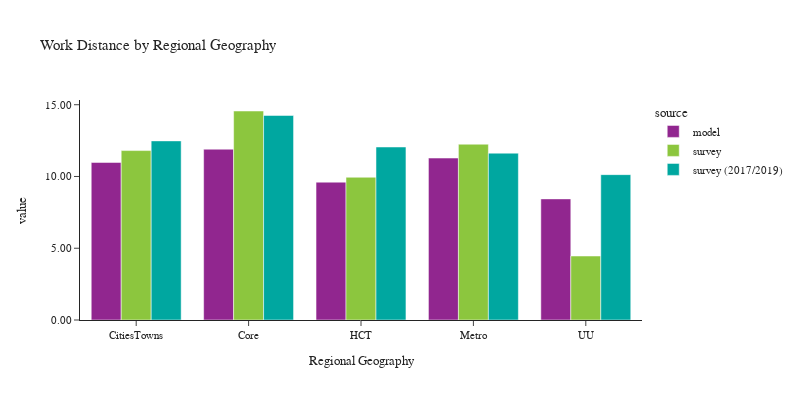

Source (notebook cell):
### Code cell
plot_work_location(df_workers, 'rg_proposed_work', 'Regional Geography', 'Regional Geography')

### Figure 1 — Plotly figure (JSON) as saved in the notebook; plotly's stock layout.template omitted (floating-point values rounded to 4 significant figures)
{"data": [{"alignmentgroup": "True", "customdata": [[118021], [634107], [292053], [1015440], [33775]], "hovertemplate": "source=model<br>rg_proposed_work=%{x}<br>value=%{y}<br>sample count=%{customdata[0]}<extra></extra>", "legendgroup": "model", "marker": {"color": "#91268F", "pattern": {"shape": ""}}, "name": "model", "offsetgroup": "model", "orientation": "v", "showlegend": true, "textposition": "auto", "type": "bar", "x": ["CitiesTowns", "Core", "HCT", "Metro", "UU"], "xaxis": "x", "y": [10.98, 11.9, 9.604, 11.28, 8.438], "yaxis": "y"}, {"alignmentgroup": "True", "customdata": [[319], [767], [451], [676], [56]], "hovertemplate": "source=survey<br>rg_proposed_work=%{x}<br>value=%{y}<br>sample count=%{customdata[0]}<extra></extra>", "legendgroup": "survey", "marker": {"color": "#8CC63E", "pattern": {"shape": ""}}, "name": "survey", "offsetgroup": "survey", "orientation": "v", "showlegend": true, "textposition": "auto", "type": "bar", "x": ["CitiesTowns", "Core", "HCT", "Metro", "UU"], "xaxis": "x", "y": [11.81, 14.56, 9.946, 12.25, 4.459], "yaxis": "y"}, {"alignmentgroup": "True", "customdata": [[852], [1813], [911], [1521], [111]], "hovertemplate": "source=survey (2017/2019)<br>rg_proposed_work=%{x}<br>value=%{y}<br>sample count=%{customdata[0]}<extra></extra>", "legendgroup": "survey (2017/2019)", "marker": {"color": "#00A7A0", "pattern": {"shape": ""}}, "name": "survey (2017/2019)", "offsetgroup": "survey (2017/2019)", "orientation": "v", "showlegend": true, "textposition": "auto", "type": "bar", "x": ["CitiesTowns", "Core", "HCT", "Metro", "UU"], "xaxis": "x", "y": [12.48, 14.25, 12.05, 11.63, 10.13], "yaxis": "y"}], "layout": {"barmode": "group", "font": {"size": 11}, "height": 400, "legend": {"title": {"text": "source"}, "tracegroupgap": 0}, "title": {"text": "Work Distance by Regional Geography"}, "width": 800, "xaxis": {"anchor": "y", "domain": [0.0, 1.0], "title": {"text": "Regional Geography"}}, "yaxis": {"anchor": "x", "domain": [0.0, 1.0], "tickformat": ".2f", "title": {"text": "value"}}}}
